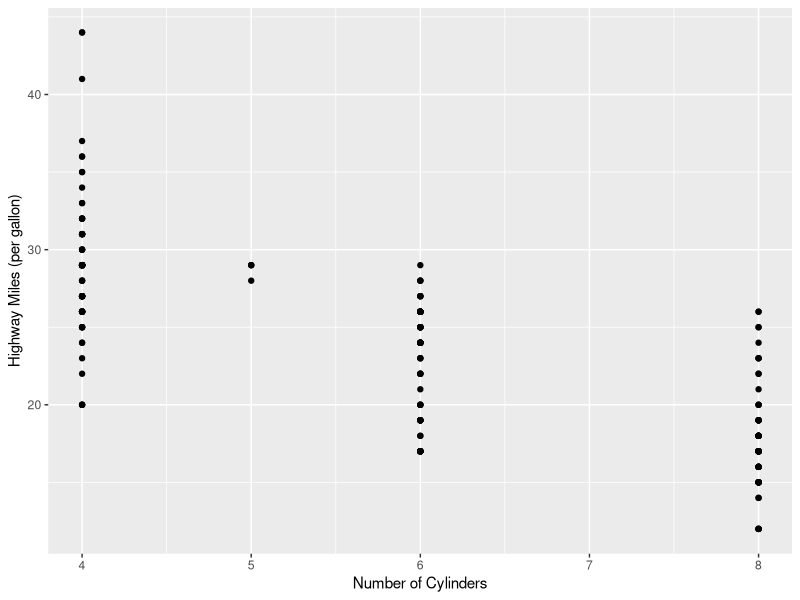
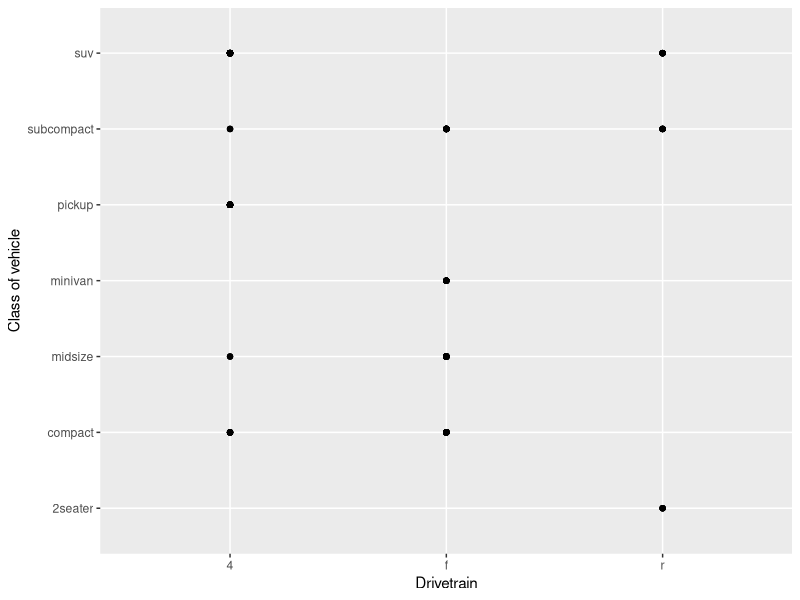
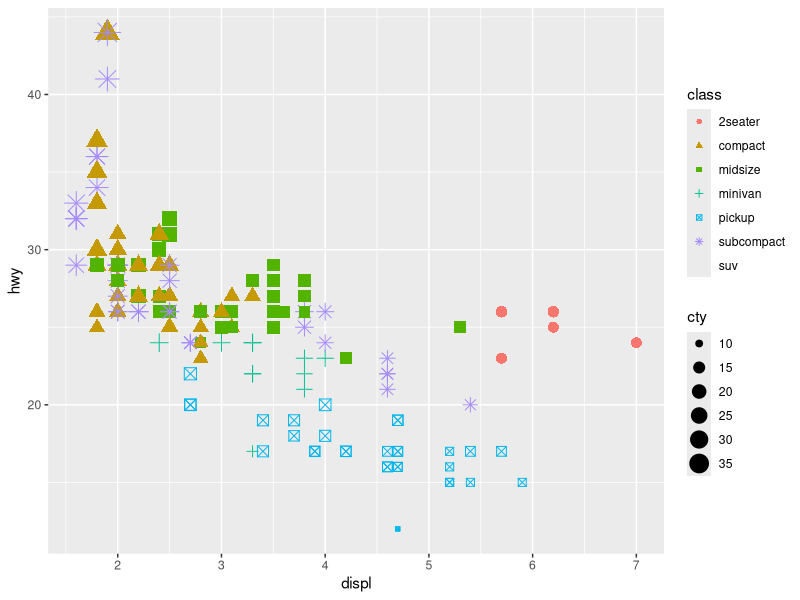
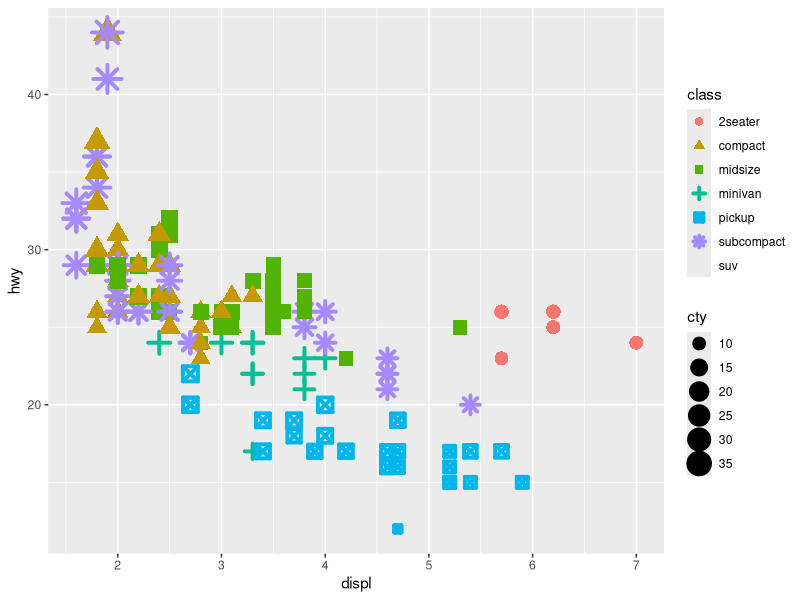
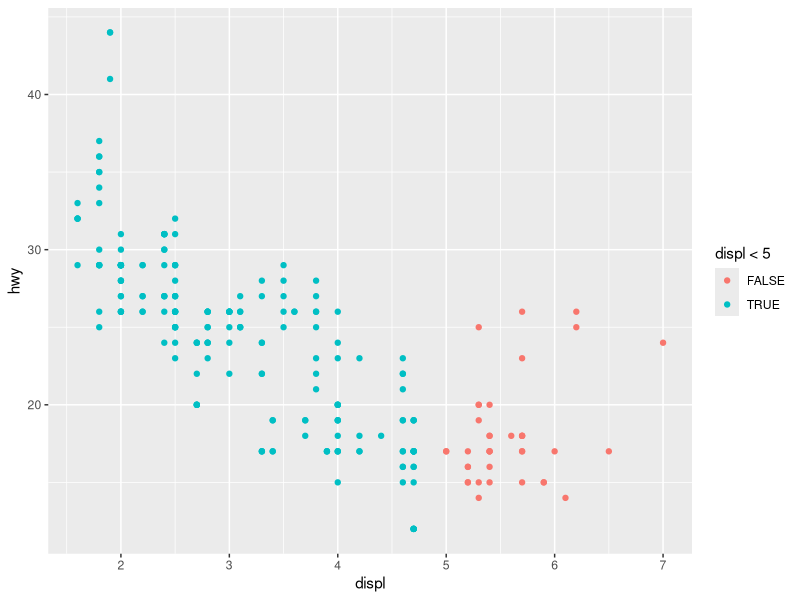

R code for these plots, in order:
## ---- chunk 1
knitr::opts_chunk$set(echo = TRUE)
library(ggplot2)
## ---- chunk 2
ggplot(data = mpg, aes(x = cyl, y = hwy)) +
  geom_point() +
  xlab("Number of Cylinders") +
  ylab("Highway Miles (per gallon)")
## ---- chunk 3
ggplot(data = mpg, aes(x = drv, y = class)) +
  geom_point() +
  xlab("Drivetrain") +
  ylab("Class of vehicle")
## ---- chunk 4
ggplot(data = mpg) + 
  geom_point(mapping = aes(x = displ, y = hwy, color = class, size=cty, shape = class))
## ---- chunk 5
ggplot(data = mpg) + 
  geom_point(mapping = aes(x = displ, y = hwy, color = class, size=cty, shape = class),
             stroke = 2)
## ---- chunk 6
ggplot(data = mpg) + 
  geom_point(mapping = aes(x = displ, y = hwy, color =  displ < 5)) 
